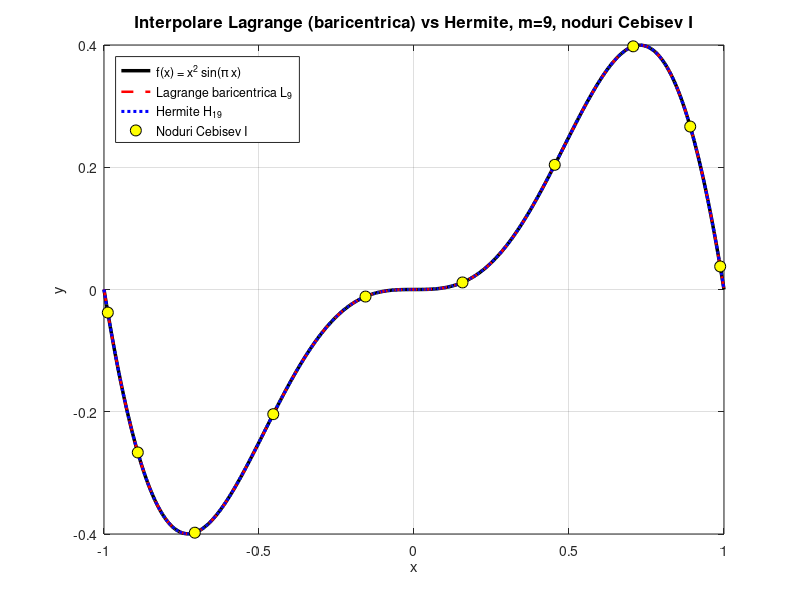

Write the MATLAB code that produced this figure.
clc; clear; close all;


m = 9;
j = 0:m;

x_nodes = cos((2*j + 1) * pi / (2*m + 2));

f  = @(x) x.^2 .* sin(pi * x);
df = @(x) 2*x .* sin(pi*x) + pi * x.^2 .* cos(pi*x);

y_nodes  = f(x_nodes);
dy_nodes = df(x_nodes);

n_nodes  = m + 1;   
x_plot   = linspace(-1, 1, 500);

% Lagrange forma fundamentala
L_base = zeros(size(x_plot));
for k = 1:length(x_plot)
    xx = x_plot(k);
    suma = 0;
    for i = 1:n_nodes
        l_i = 1;
        for p = 1:n_nodes
            if p ~= i
                l_i = l_i * (xx - x_nodes(p)) / (x_nodes(i) - x_nodes(p));
            end
        end
        suma = suma + y_nodes(i) * l_i;
    end
    L_base(k) = suma;
end

% Lagrange forma Newton
Q = zeros(n_nodes, n_nodes);
Q(:,1) = y_nodes';

for col = 2:n_nodes
    for row = 1:(n_nodes - col + 1)
        Q(row, col) = (Q(row+1, col-1) - Q(row, col-1)) / ...
                      (x_nodes(row+col-1) - x_nodes(row));
    end
end
diff_div = Q(1, :);

L_newton = zeros(size(x_plot));
for k = 1:length(x_plot)
    xx  = x_plot(k);
    val = diff_div(n_nodes);
    for i = (n_nodes-1):-1:1
        val = val * (xx - x_nodes(i)) + diff_div(i);
    end
    L_newton(k) = val;
end

% Lagrange forma baricentrica
w = (-1).^j .* sin((2*j + 1) * pi / (2*m + 2));

L_bary = zeros(size(x_plot));
for k = 1:length(x_plot)
    xx  = x_plot(k);
    idx = find(abs(xx - x_nodes) < 1e-14, 1);
    if ~isempty(idx)
        L_bary(k) = y_nodes(idx);
    else
        num = sum(w .* y_nodes ./ (xx - x_nodes));
        den = sum(w ./ (xx - x_nodes));
        L_bary(k) = num / den;
    end
end

% Hermite
n_hermite = 2 * n_nodes;  
z  = zeros(1, n_hermite);
fz = zeros(1, n_hermite);
for i = 1:n_nodes
    z(2*i-1)  = x_nodes(i);
    z(2*i)    = x_nodes(i);
    fz(2*i-1) = y_nodes(i);
    fz(2*i)   = y_nodes(i);
end

H_table      = zeros(n_hermite, n_hermite);
H_table(:,1) = fz';

for i = 1:n_nodes
    H_table(2*i-1, 2) = dy_nodes(i);   
    if i < n_nodes
        H_table(2*i, 2) = (fz(2*i+1) - fz(2*i)) / (z(2*i+1) - z(2*i));
    end
end

for col = 3:n_hermite
    for row = 1:(n_hermite - col + 1)
        H_table(row, col) = (H_table(row+1, col-1) - H_table(row, col-1)) / ...
                            (z(row+col-1) - z(row));
    end
end

h_coeffs = H_table(1, :);

H_plot = zeros(size(x_plot));
for k = 1:length(x_plot)
    xx  = x_plot(k);
    val = h_coeffs(n_hermite);
    for i = (n_hermite-1):-1:1
        val = val * (xx - z(i)) + h_coeffs(i);
    end
    H_plot(k) = val;
end

figure('Position', [100 100 900 500]);
plot(x_plot, f(x_plot),  'k-',  'LineWidth', 2.5); hold on;
plot(x_plot, L_bary,     'r--', 'LineWidth', 1.8);
plot(x_plot, H_plot,     'b:',  'LineWidth', 2.2);
plot(x_nodes, y_nodes,   'ko',  'MarkerFaceColor', 'y', 'MarkerSize', 8);

title('Interpolare Lagrange (baricentrica) vs Hermite, m=9, noduri Cebisev I', 'FontSize', 12);
legend('f(x) = x^2 sin(\pi x)', ...
       'Lagrange baricentrica L_9', ...
       'Hermite H_{19}', ...
       'Noduri Cebisev I', ...
       'Location', 'northwest');
xlabel('x'); ylabel('y');
grid on; hold off;

fprintf('Max diferenta Lagrange fundamental vs baricentrica: %e\n', norm(L_base - L_bary, inf));
fprintf('Max diferenta Lagrange Newton vs baricentrica: %e\n', norm(L_newton - L_bary, inf));


% b)
t = 2/5;
val_exact = f(t);

% Lagrange baricentrica in t
if any(abs(t - x_nodes) < 1e-14)
    L_t = y_nodes(abs(t - x_nodes) < 1e-14);
else
    L_t = sum(w .* y_nodes ./ (t - x_nodes)) / sum(w ./ (t - x_nodes));
end

% Hermite in t
H_t = h_coeffs(n_hermite);
for i = (n_hermite-1):-1:1
    H_t = H_t * (t - z(i)) + h_coeffs(i);
end

fprintf('\n\n b) \nValoarea exacta   f(0.4) = %.15f\n', val_exact);
fprintf('Lagrange L_9(0.4) = %.15f  |eroare| = %e\n', L_t, abs(val_exact - L_t));
fprintf('Hermite H_19(0.4) = %.15f  |eroare| = %e\n', H_t, abs(val_exact - H_t));


% c) 
fprintf('\n c) Analiza erorii in t = 0.4 \n\n');

err_L = abs(val_exact - L_t);
err_H = abs(val_exact - H_t);

u_9_t = prod(t - x_nodes);
margine_u9_cebisev = 1 / 2^m;          

u_19_t = prod((t - x_nodes).^2);
margine_u19_cebisev = 1 / 2^(2*m);     

fprintf('Lagrange (L_9)\n');
fprintf(' u_9(0.4) = %e (max Cebisev: %e)\n', u_9_t, margine_u9_cebisev);
fprintf(' Err practica = %e\n\n', err_L);

fprintf('Hermite (H_19)\n');
fprintf(' u_19(0.4) = %e (max Cebisev: %e)\n', u_19_t, margine_u19_cebisev);
fprintf(' Err practica = %e\n\n', err_H);
